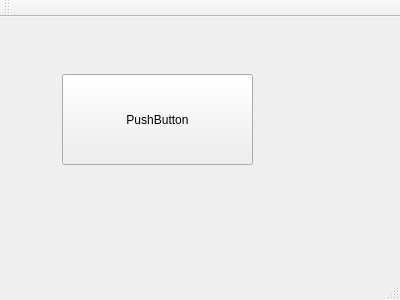
<?xml version="1.0" encoding="UTF-8"?>
<ui version="4.0">
 <class>MainWindow</class>
 <widget class="QMainWindow" name="MainWindow">
  <property name="geometry">
   <rect>
    <x>0</x>
    <y>0</y>
    <width>400</width>
    <height>300</height>
   </rect>
  </property>
  <property name="windowTitle">
   <string>MainWindow</string>
  </property>
  <widget class="QWidget" name="centralWidget">
   <widget class="QPushButton" name="pushButton">
    <property name="geometry">
     <rect>
      <x>62</x>
      <y>57</y>
      <width>191</width>
      <height>91</height>
     </rect>
    </property>
    <property name="text">
     <string>PushButton</string>
    </property>
   </widget>
  </widget>
  <widget class="QMenuBar" name="menuBar">
   <property name="geometry">
    <rect>
     <x>0</x>
     <y>0</y>
     <width>400</width>
     <height>26</height>
    </rect>
   </property>
  </widget>
  <widget class="QToolBar" name="mainToolBar">
   <attribute name="toolBarArea">
    <enum>TopToolBarArea</enum>
   </attribute>
   <attribute name="toolBarBreak">
    <bool>false</bool>
   </attribute>
  </widget>
  <widget class="QStatusBar" name="statusBar"/>
 </widget>
 <layoutdefault spacing="6" margin="11"/>
 <resources/>
 <connections/>
</ui>
